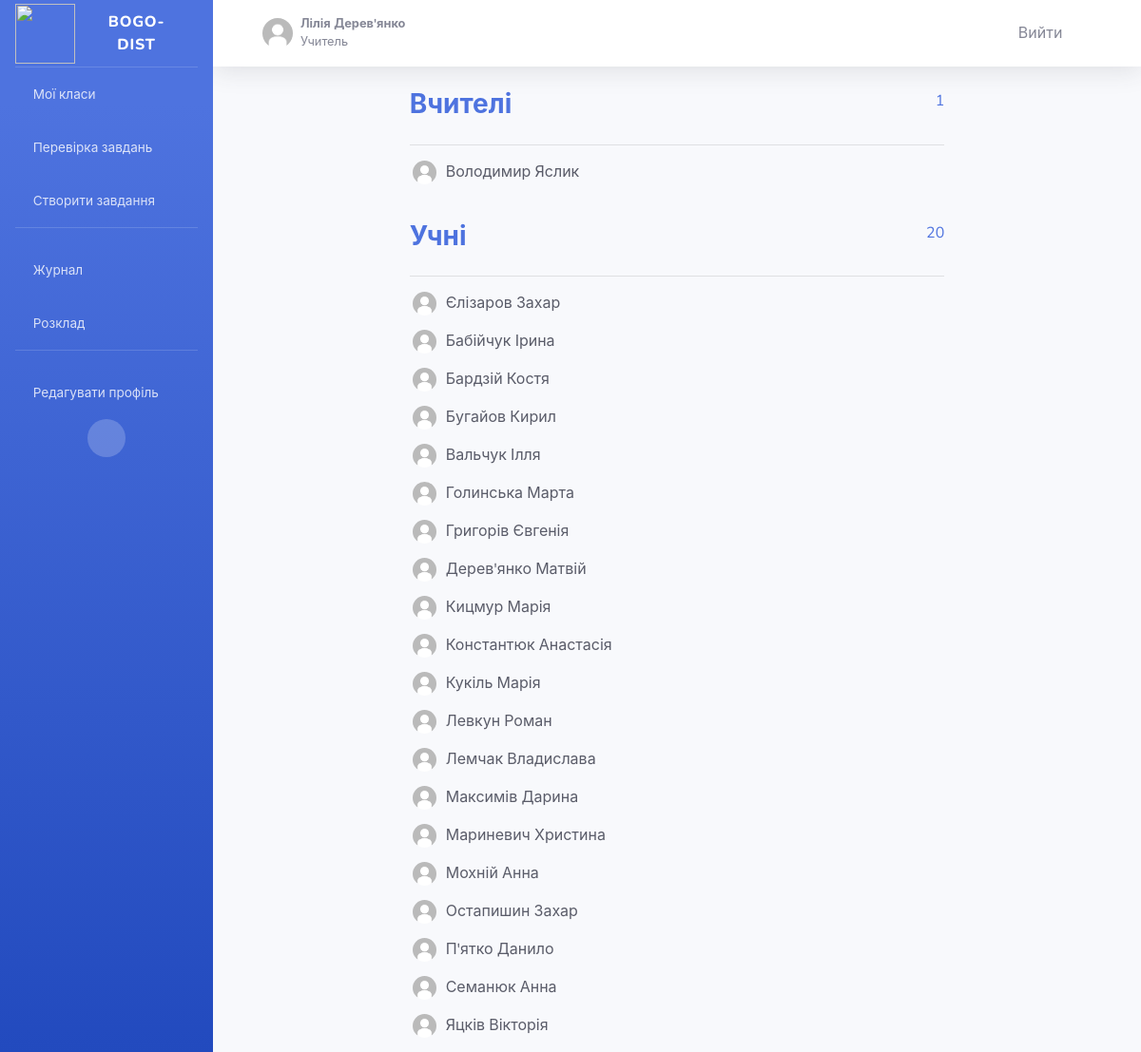
Screenshot of /classroom/19/members (signed in) with the database file from the repository.
### users/models.py (models this page shows, shortened)
class Profile(models.Model):
    user = models.OneToOneField(User, on_delete=models.CASCADE)
    image = models.ImageField(default='users/profile_pics/default.jpg', upload_to='users/profile_pics/')
    def is_teacher(self):
        return self.user.groups.filter(id=1).exists()

### classroom/models.py (models this page shows, shortened)
class ClassroomTeachers(models.Model):
    classroom = models.ForeignKey(Classroom, on_delete=models.CASCADE)
    teacher = models.ForeignKey(User, on_delete=models.CASCADE)

### classroom/views.py (the view)
# urls.py: path('<int:pk>/members', views.members, name = 'members_classroom'),
@login_required
def members(request, pk):
    classroom = get_object_or_404(Classroom, pk=pk)
    context = {
        'teachers': classroom.classroomteachers_set.all(),
        'students': classroom.users.all(),
    }
    return render(request, 'classroom/members.html', context)

### classroom/templates/classroom/members.html (shortened to what this page needs)
{% extends 'base.html' %}
{% load static %}
{% load widget_tweaks %}
{% load crispy_forms_tags %}
{% block content %}
<div class="col-lg-8 mx-auto">
    <div class="row mt-4">
        <div class="col-lg-8">
            <h3 class="text-primary font-weight-bold">Вчителі</h3>
        </div>
          <div class="col-lg-4 ">
            <p class="text-primary ml-auto float-right">{{ teachers|length }}</p>
          </div>
    </div>
    <hr>
    {% for teacher in teachers %}
      <div class="row">
        <img width="25px" height="25px" class="img-profile rounded-circle" src="{{ teacher.teacher.profile.image.url }}" style="margin-left: 15px">
        <p class="text-dark" style="margin-left: 10px">{{ teacher.teacher.first_name }} {{ teacher.teacher.last_name }}</p>
      </div>
    {% endfor %}
    <div class="row mt-4">
      <div class="col-lg-8">
        <h3 class="text-primary font-weight-bold">Учні</h3>
      </div>
      <div class="col-lg-4 ">
        <p class="text-primary ml-auto float-right">{{ students|length }}</p>
      </div>
    </div>
    <hr>
    {% for student in students|dictsort:"last_name" %}
      <div class="row">
        <img width="25px" height="25px" class="img-profile rounded-circle" src="{{ student.profile.image.url }}" style="margin-left: 15px">
        <p class="text-dark" style="margin-left: 10px">{{ student.last_name }} {{ student.first_name }}</p>
      </div>
    {% endfor %}
</div>
{% endblock content %}

### core/templates/partials/_topbar.html (shortened to what this page needs)
<nav class="navbar navbar-expand navbar-light bg-white topbar mb-4 static-top shadow">
    <ul class="navbar-nav pl-4">
        <li class="nav-item dropdown no-arrow">
            <a class="nav-link dropdown-toggle" href="#" id="userDropdown" role="button" data-toggle="dropdown"
               aria-haspopup="true" aria-expanded="false">
                <img class="img-profile rounded-circle" src="{{ request.user.profile.image.url }}">
                <span class="ml-2 d-none d-lg-inline text-gray-600 small">
                    <b>{{ request.user.first_name }} {{ request.user.last_name }} </b>
                    <br>
                    {% if request.user.profile.is_teacher %} Учитель {% else %} Учень {% endif %}
                </span>
            </a>
        </li>
    </ul>
    <ul class="navbar-nav ml-auto pr-4">
        <a class="btn" href="#" data-toggle="modal" data-target="#logoutModal">
            Вийти
            <i class="fas fa-sign-out-alt fa-sm fa-fw mr-2 text-gray-400"></i>
        </a>
    </ul>
</nav>

### rows the page displays
ClassroomTeachers: teacher.profile.image (placeholder picture), teacher.first_name "Володимир", teacher.last_name "Яслик"

### other values shown
{{ request.user.first_name }} "Лілія"
{{ request.user.last_name }} "Дерев'янко"
{{ teachers|length }} "1"
{{ students|length }} "20"
{{ student.last_name }} "Єлізаров"
{{ student.first_name }} "Захар"
{{ student.last_name }} "Бабійчук"
{{ student.first_name }} "Ірина"
{{ student.last_name }} "Бардзій"
{{ student.first_name }} "Костя"
{{ student.last_name }} "Бугайов"
{{ student.first_name }} "Кирил"
{{ student.last_name }} "Вальчук"
{{ student.first_name }} "Ілля"
{{ student.last_name }} "Голинська"
